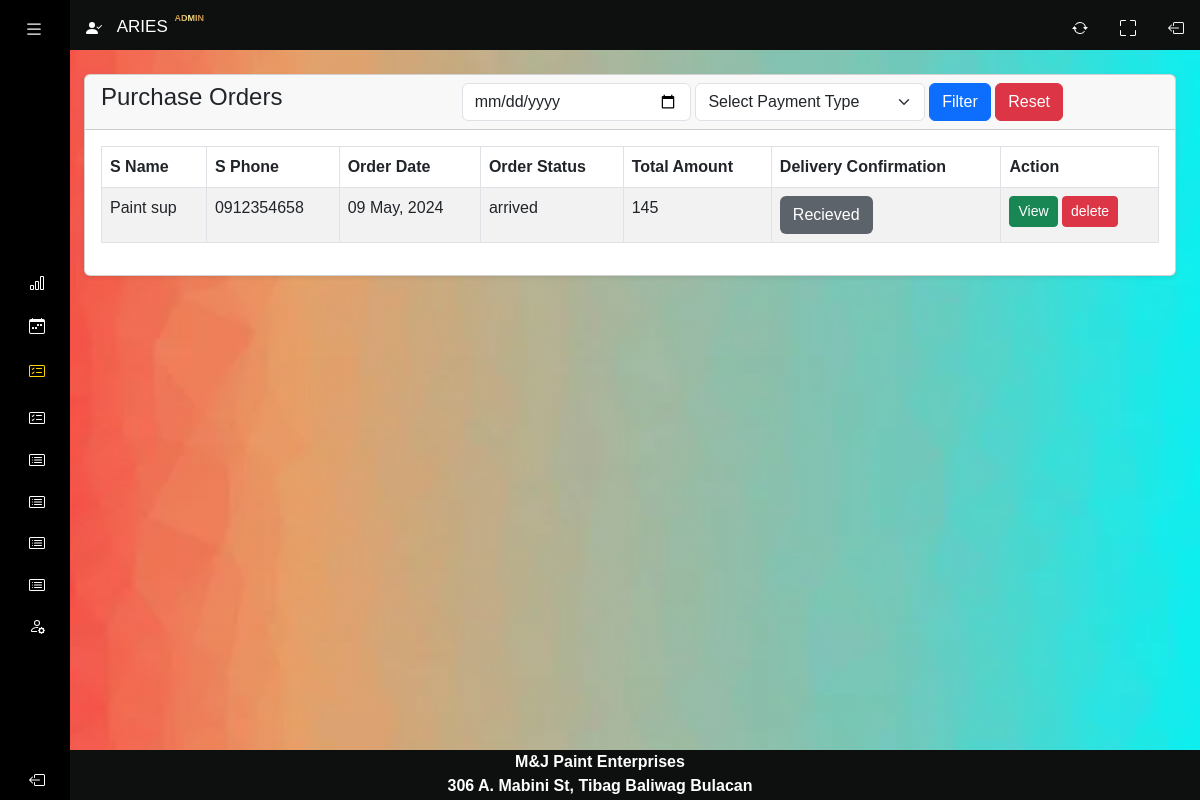
Screenshot of /system/purchase-orders.php (signed in) with the database file from the repository.
### tables this page shows
CREATE TABLE `purchase_orders` (
  `id` int(11) NOT NULL,
  `supplier_id` int(11) NOT NULL,
  `tracking_no` varchar(100) NOT NULL,
  `total_amount` int(255) NOT NULL,
  `purchase_order_date` date NOT NULL,
  `orders_status` varchar(100) NOT NULL,
  `payment_mode` varchar(100) NOT NULL COMMENT 'cash, online',
  `confirmation` tinyint(1) DEFAULT 0 COMMENT '0=not_confirm,1=confirmed',
  `order_placed_by_id` int(11) NOT NULL
);

CREATE TABLE `suppliers` (
  `id` int(11) NOT NULL,
  `name` varchar(255) NOT NULL,
  `email` varchar(255) NOT NULL,
  `phone` varchar(30) NOT NULL,
  `created_at` date NOT NULL DEFAULT current_timestamp()
);

### system/purchase-orders.php (the view, shortened to what this page needs)
<?php include('includes/header.php'); ?>
<div class="container-fluid px-4 main-cards">
    <div class="card mt-4 shadow-sm">
      <div class="card-header">
        <div class="row">
          <div class="col-md-4">
            <h4 class="mb-0">Purchase Orders</h4>
          </div>
          <div class="col-md-8">
            <form action="" method="GET">
            <div class="row g-1">
              <div class="col-md-4">
                <input type="date"
                name="date"
                class="form-control"
                value="<?= isset($_GET['date']) == true ? $_GET['date']: ''; ?>">
              </div>
              <div class="col-md-4">
                <select name="payment_mode" class="form-select">
                <option value="">Select Payment Type</option>
                </select>
              </div>
              <div class="col-md-4">
                <button type="submit" class="btn btn-primary">Filter</button>
                <a href="orders.php" class="btn btn-danger">Reset</a>
              </div>
            </div>
            </form>
          </div>
        </div>
      </div>
      <div class="card-body">
        <?php
      if(isset($_GET['date']) || isset($_GET['payment_mode'])){
        $orderDate = validate($_GET['date']);
        $paymentmode = validate($_GET['payment_mode']);
        if($orderDate != '' && $paymentmode == ''){
          $query = "SELECT o.id as purchase_orders_id, o.*, c.* FROM purchase_orders o, suppliers c WHERE c.id =o.supplier_id AND o.purchase_order_date='$orderDate' ORDER BY o.id DESC";
        }elseif($orderDate == '' && $paymentmode != ''){
          $query = "SELECT o.id as purchase_orders_id, o.*, c.* FROM purchase_orders o, suppliers c WHERE c.id =o.supplier_id AND o.payment_mode='$paymentmode' ORDER BY o.id DESC";
        }elseif($orderDate != '' && $paymentmode != ''){
          $query = "SELECT o.id as purchase_orders_id, o.*, c.* FROM purchase_orders o, suppliers c WHERE c.id =o.supplier_id AND o.purchase_order_date='$orderDate' AND o.payment_mode='$paymentmode' ORDER BY o.id DESC";
        }else{
        $query = "SELECT o.id as purchase_orders_id, o.*, c.* FROM purchase_orders o, suppliers c WHERE c.id =o.supplier_id ORDER BY o.id DESC";
        }
      }else{
        $query = "SELECT po.id as purchase_orders_id, po.*, s.* FROM purchase_orders po, suppliers s WHERE s.id =po.supplier_id ORDER BY po.id DESC";
      }
      $orders = mysqli_query($conn, $query);
      if ($orders) {
        if (mysqli_num_rows($orders) > 0) {
      ?>
          <table class="table table-striped table-bordered align-items-center justify-content-center">
            <thead>
              <tr>
                <th>S Name</th>
                <th>S Phone</th>
                <th>Order Date</th>
                <th>Order Status</th>
                <th>Total Amount</th>
                <th>Delivery Confirmation</th>
                <th>Action</th>
              </tr>
            </thead>
            <tbody>
              <?php foreach ($orders as $orderItem) : ?>
                <tr>
                  <td><?= $orderItem['name']; ?></td>
                  <td><?= $orderItem['phone']; ?></td>
                  <td><?= date('d M, Y', strtotime($orderItem['purchase_order_date'])); ?></td>
                  <td><?= $orderItem['confirmation'] > 0 ? 'arrived':'pending'; ?></td>
                  <td><?= $orderItem['total_amount']; ?></td>
                  <td><a href="purchase-orders-confirmation.php?id=<?= $orderItem['purchase_orders_id']; ?>" class="btn" style="color: white; background-color: <?= $orderItem['confirmation'] > 0 ? '#5C636A':'#F74527'; ?>;">
                  <?= $orderItem['confirmation'] > 0 ? 'Recieved':'Receive'; ?></a></td>
                  <td>
                    <a href="purchase-orders-view.php?track=<?= $orderItem['tracking_no']; ?>" class="btn btn-success mb-0 px-2 btn-sm">View</a>
                    <a href="purchase-orders-delete.php?id=<?= $orderItem['purchase_orders_id']; ?>"
                    class="btn btn-danger mb-0 px-2 btn-sm"
                    onclick="return confirm('Deleting this may effect on DashBoard. Do you want to continue?');">delete</a>
                  </td>
                </tr>
              <?php endforeach; ?>
            </tbody>
          </table>
      <?php
        } else {
          echo "<h5>No Record Available</h5>";
        }
      } else {
        echo "<h5>Something Went Wrong</h5>";
      }
      ?>
    </div>
  </div>
</div>
<?php include('includes/footer.php'); ?>

### system/css/homepage.css (style rules this page uses)
body { background-image: url('../images/loginbackground.jpg'); background-repeat: no-repeat; background-attachment: fixed; background-size: 100% 100%; background-color: #333; color: #333; overflow-x: hidden; }
.main-cards { margin-top: 50px; margin-left: 60px; }
a { text-decoration: none; }
body { font-family: 'Poppins', sans-serif; }

### rows the page displays
purchase_orders: supplier.name "Paint sup", supplier.phone "0912354658", purchase_order_date "09 May, 2024", confirmation "arrived", total_amount "145"

### other values shown
$_SESSION['LoggedInUser']['name'] "ARIES"
